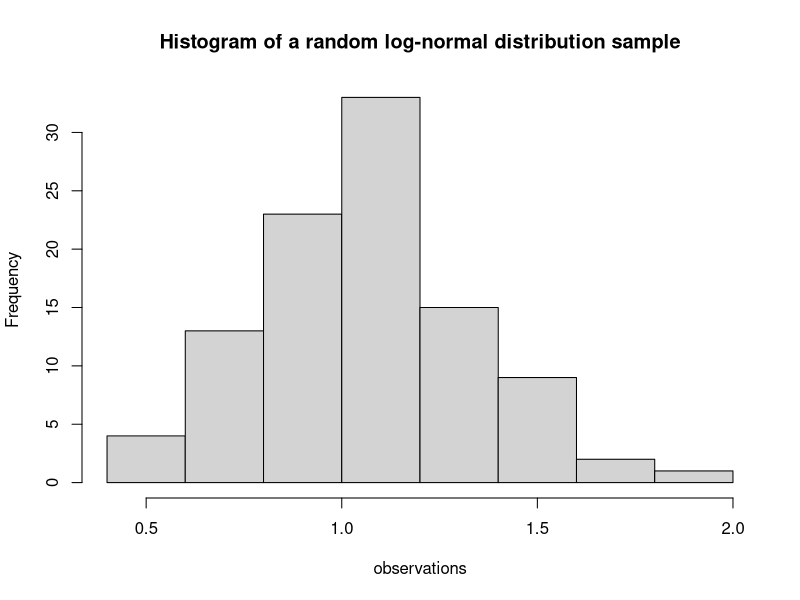
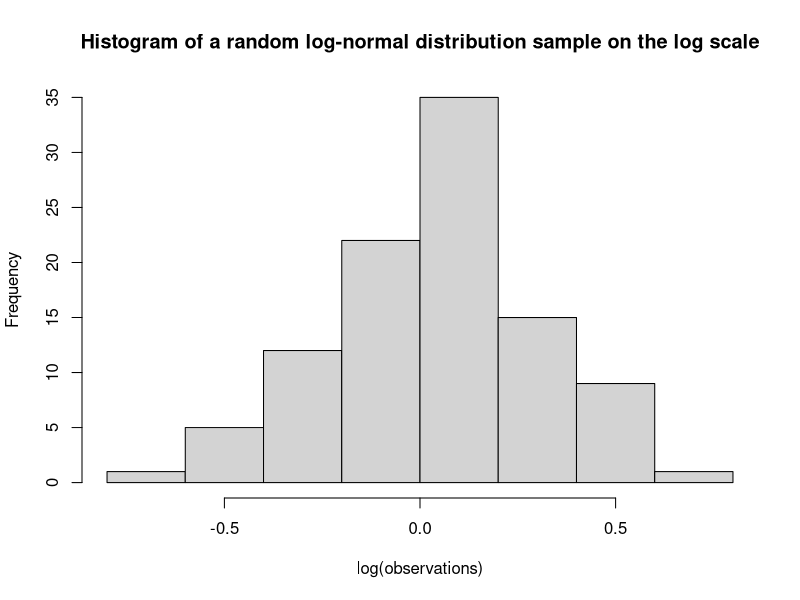

R code for these plots, in order:
## ---- chunk 1
knitr::opts_chunk$set(echo = TRUE)
## ---- chunk 2
slnorm<-rlnorm(100, meanlog=0, sdlog=0.25)

## ---- chunk 3
hist(slnorm, main="Histogram of a random log-normal distribution sample",xlab="observations")
## ---- chunk 4
hist(log(slnorm), main="Histogram of a random log-normal distribution sample on the log scale",xlab="log(observations)")
## ---- chunk 5
 mean(slnorm)
## ---- chunk 6
var(slnorm)
